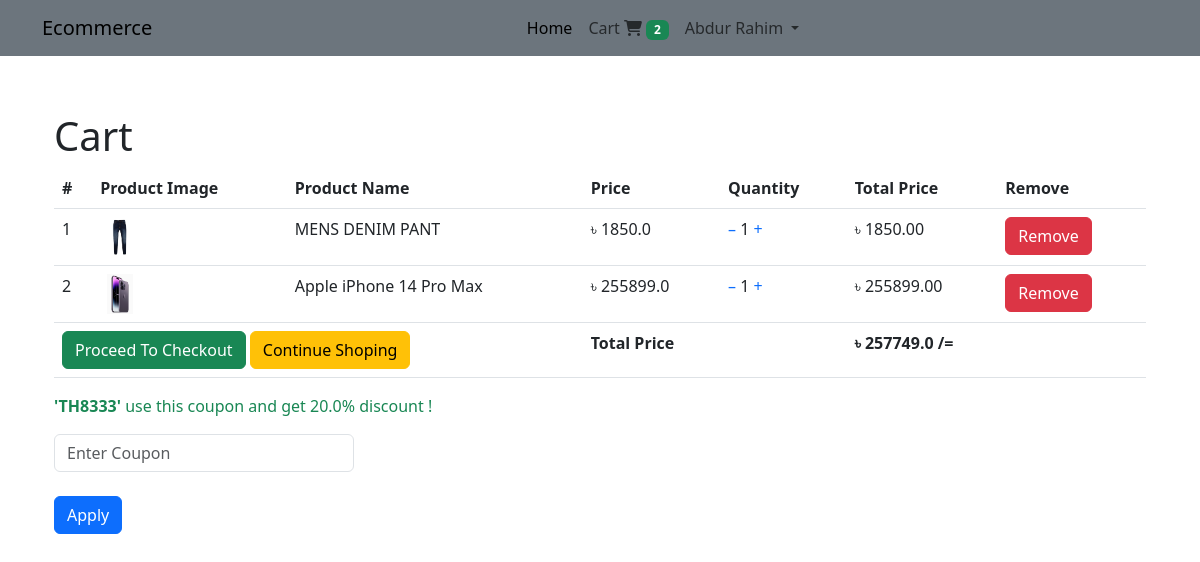
Page /shop/cart/ (signed in) on the committed database.
### App_login/models.py (models this page shows, shortened)
class User(AbstractBaseUser, PermissionsMixin):
    email = models.EmailField(unique=True, null=False)
    is_active = models.BooleanField(default=True)
    is_staff = models.BooleanField(default=False)
    USERNAME_FIELD = 'email'
    objects = MyUserManager()

class Profile(models.Model):
    user = models.OneToOneField(
        User, on_delete=models.CASCADE, related_name='user_profile')
    fullname = models.CharField(max_length=20, blank=True)
    address = models.CharField(max_length=255)
    phone = models.CharField(max_length=15, blank=True)
    zip_code = models.CharField(max_length=10, blank=True)
    city = models.CharField(max_length=10, blank=True)
    country = models.CharField(max_length=10, blank=True)
    join_date = models.DateField(auto_now_add=True)

### App_order/models.py (models this page shows, shortened)
class Order(models.Model):
    processing = 'processing'
    delivered = 'delivered'
    status_choices = [
        (processing, 'Processing'),
        (delivered, 'Delivered')
    ]
    order_items = models.ManyToManyField(Cart)
    coupon = models.ForeignKey(
        Coupon, on_delete=models.CASCADE, null=True, blank=True, related_name='cart_coupon')
    user = models.ForeignKey(settings.AUTH_USER_MODEL,
                             on_delete=models.CASCADE, related_name='user_order')
    ordered = models.BooleanField(default=False)
    payment_id = models.CharField(max_length=255, null=True, blank=True)
    order_id = models.CharField(max_length=255, null=True, blank=True)
    status = models.CharField(
        max_length=10, choices=status_choices, default=processing)
    def get_totals(self):
        total = 0
        for order_item in self.order_items.all():
            total += float(order_item.get_total())
        if self.coupon and self.coupon.is_expaired == False:
            if self.coupon.min_amount <= total:
                total = total - (total * (self.coupon.discount/100))
                return total
        return total

class Cart(models.Model):
    user = models.ForeignKey(settings.AUTH_USER_MODEL,
                             on_delete=models.CASCADE, related_name='user_cart')
    item = models.ForeignKey(
        Product, on_delete=models.CASCADE)
    quantity = models.IntegerField(default=1)
    purchased = models.BooleanField(default=False)
    create_at = models.DateTimeField(auto_now_add=True)
    update_at = models.DateTimeField(auto_now=True)
    def get_total(self):
        total = self.item.price * self.quantity
        float_format = format(total, '0.2f')
        return float_format

class Coupon(models.Model):
    coupon_code = models.CharField(max_length=10)
    is_expaired = models.BooleanField(default=False)
    discount = models.FloatField()
    min_amount = models.IntegerField(default=2000)

### App_shop/models.py (models this page shows, shortened)
class Product(models.Model):
    catagory = models.ForeignKey(
        Catagory, on_delete=models.CASCADE, related_name='product_catagory')
    sellar = models.ForeignKey(
        Sellar, on_delete=models.CASCADE, related_name='product_sellar')
    product_image = models.ImageField(upload_to='product_image')
    product_name = models.CharField(max_length=255)
    price = models.FloatField()
    old_price = models.FloatField(default=0.00)
    short_text = models.CharField(max_length=40)
    product_description = models.TextField(verbose_name='product discription')
    create_at = models.DateTimeField(auto_now_add=True)

### App_order/views.py (the view, shortened to what this page needs)
# urls.py: path('cart/', views.cart, name='cart'),
@login_required
def cart(request):
    user_cart = Cart.objects.filter(user=request.user, purchased=False)
    order_qs = Order.objects.filter(user=request.user, ordered=False)
    dic = {
        'user_cart': user_cart,
    }
    if order_qs.exists():
        if order_qs[0].coupon:
            dic.update({
                'allredy_coupon': True
            })
        else:
            dic.update({
                'allredy_coupon': False
            })
    coupon = Coupon.objects.all().order_by('-id')[0]
    if coupon.is_expaired == False:
        dic.update({
            'coupon': coupon
        })
    if user_cart.exists() and order_qs.exists():
        order = order_qs[0]
        dic.update({'order': order})
        return render(request, 'App_order/cart.html', context=dic)
    else:
        messages.warning(request, 'Cart Is Empty !')
        return redirect('App_shop:home')

### App_order/templatetags/cart_tag.py (called while the page is built)
@register.filter
def cart_total(user):
    order=Order.objects.filter(user=user,ordered=False)
    if order.exists():
        return order[0].order_items.count()
    return 0

### templates/App_order/cart.html (shortened to what this page needs)
{% extends 'base.html' %}
{% block body_block %}
<h1>Cart</h1>
<table class="table table-hover">
    <thead>
        <th>#</th>
        <th>Product Image</th>
        <th>Product Name</th>
        <th>Price</th>
        <th>Quantity</th>
        <th>Total Price</th>
        <th>Remove</th>
    </thead>
    <tbody>
        {% for cart in user_cart %}
        <tr>
            <td>{{forloop.counter}}</td>
            <td>
                <img src="{{cart.item.product_image.url}}" alt="" width="40px" height="40px">
            </td>
            <td>{{cart.item.product_name}}</td>
            <td>&#2547; {{cart.item.price}}</td>
            <td>
                <a href="{% url 'App_order:decrease' pk=cart.item.pk%}" class="text-decoration-none">–</a>
                {{cart.quantity}}
                <a href="{% url 'App_order:increase' pk=cart.item.pk %}" class="text-decoration-none">+</a>
            </td>
            <td>&#2547; {{cart.get_total}}</td>
            <td><a href="{% url 'App_order:remove_item' pk=cart.item.pk%}" class="btn btn-danger">Remove</a></td>
        </tr>
        {% endfor %}
        <tr>
            <td colspan="3">
                <a href="{% url 'App_payment:checkout'%}" class="btn btn-success">Proceed To Checkout</a>
                <a href="{% url 'App_shop:home' %}" class="btn btn-warning">Continue Shoping</a>
            </td>
            <td colspan="2"><strong>Total Price</strong> </td>
            <td colspan="2"><strong>&#2547; {{order.get_totals}} /=</strong> </td>
        </tr>
    </tbody>
</table>
{% if not allredy_coupon %}
<form action="{% url 'App_order:cart'%}" method="post">
    {% if coupon %}
    <p class="text-success"><b>'{{coupon.coupon_code}}'</b> use this coupon and get {{coupon.discount}}% discount !
    </p>
    {% endif %}
    <input type="text" name="coupon" placeholder="Enter Coupon " class="form-control" style="width: 300px;"
        required><br>
    <input type="submit" value="Apply" class="btn btn-primary">
</form>
{% endif %}
{% endblock body_block %}

### templates/base.html (shortened to what this page needs)
{% load static %}
{% load cart_tag %}
<!DOCTYPE html>
<html lang="en">
<head>
    <link href="https://cdn.jsdelivr.net/npm/bootstrap@5.3.0/dist/css/bootstrap.min.css" rel="stylesheet"
>
    <link rel="stylesheet" href="{% static 'css/style.css'%}">
</head>
<body>
    <nav class="navbar navbar-expand-lg bg-secondary position-sticky top-0">
        <div class="container ">
            <a class="navbar-brand" href="{% url 'App_shop:home'%}">Ecommerce</a>
            <div class="collapse navbar-collapse" id="navbarNav">
                <ul class="navbar-nav mx-auto">
                    <li class="nav-item">
                        <a class="nav-link active" aria-current="page" href="{% url 'App_shop:home'%}">Home</a>
                    </li>
                    {% if user.is_authenticated %}
                    <li class="nav-item ">
                        <a class="nav-link" href="{% url 'App_order:cart' %}" id="nav">Cart <i
                                class="fa-solid fa-cart-shopping"></i> <span
                                class="badge text-bg-success">{{request.user|cart_total}}</span></a>
                    </li>
                    <li class="nav-item dropdown">
                        {% if user.user_profile.fullname %}
                        <a class="nav-link dropdown-toggle" href="#" role="button" data-bs-toggle="dropdown"
                            aria-expanded="false">
                            {{user.user_profile.fullname}}
                        </a>
                        {% else %}
                        <a class="nav-link dropdown-toggle" href="#" role="button" data-bs-toggle="dropdown"
                            aria-expanded="false">
                            {{user.email}}
                        </a>
                        {% endif %}
                    </li>
                    {% else %}
                    <li class="nav-item">
                        <a class="nav-link" href="{% url 'App_login:login' %}">Login / SignUp</a>
                    </li>
                    {% endif %}
                </ul>
            </div>
        </div>
    </nav>
    <div class="container pt-5">
        <div class="messages container mt-2">
            {% block body_block %}
            {% endblock body_block %}
        </div>
    </div>
</body>
</html>

### static/css/style.css (style rules this page uses)
* { margin: 0; padding: 0; box-sizing: border-box; }

### rows in the picture
User: user|cart_total "2", user_profile.fullname "Abdur Rahim"
Cart: item.product_image (picture), item.product_name "MENS DENIM PANT", item.price "1850.0", quantity "1", get_total "1850.00"
Cart: item.product_image (picture), item.product_name "Apple iPhone 14 Pro Max", item.price "255899.0", quantity "1", get_total "255899.00"
Order: get_totals "257749.0"
Coupon: coupon_code "TH8333", discount "20.0"
